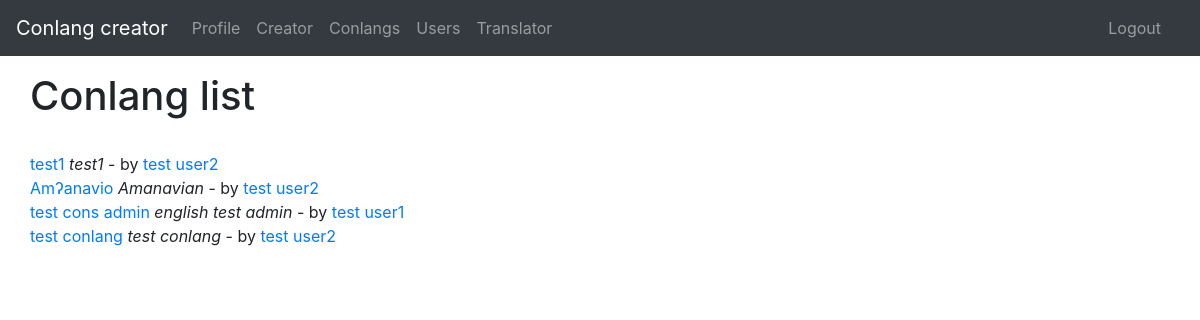
The page /conlang_creator/list/ (signed in) on the database its author committed.
### conlang_creator/models.py (models this page shows, shortened)
class Conlang(models.Model):
    original_name = models.CharField(max_length=80)
    english_name = models.CharField(max_length=80)
    description = models.TextField(max_length=999999)
    user = models.ForeignKey(User, on_delete=models.CASCADE)
    consonants = models.CharField(max_length=300, default='p t k')
    vowels = models.CharField(max_length=200, default='a i u')
    syllable_structure = models.CharField(max_length=10)
    word_structure = models.CharField(max_length=20)

### user/models.py (models this page shows, shortened)
class User(models.Model):
    email = models.EmailField(max_length=80)
    name = models.CharField(max_length=80)
    password = models.CharField(max_length=256)

### conlang_creator/views.py (the view)
# urls.py: path('list/', views.conlang_list, name='list'),
def conlang_list(request):
    user = get_object_or_404(User, pk=request.session['user_id'])
    conlangs = Conlang.objects.all()
    title = 'Conlang list'
    template = 'conlang_creator/list.html'
    context = {'title': title, 'user': user, 'conlangs': conlangs}
    return render(request, template, context)

### conlang_creator/templates/conlang_creator/list.html (shortened to what this page needs)
{% extends "header.html" %}
{% block content %}
<div class="container-fluid">
  <h1>
    Conlang list
  </h1>
  <br>
  {% for conlang in conlangs %}
    <a href="{% url 'conlang_creator:profile' conlang.id %}">{{ conlang.original_name }}</a> <i>{{ conlang.english_name}}</i> -
    by <a href="{% url 'user:profile' conlang.user.id %}">{{ conlang.user.name }}</a>
    <br>
  {% endfor %}
{% endblock %}

### templates/header.html (shortened to what this page needs)
<!DOCTYPE html>
<html>
  <head>
  </head>
  <body>
    <div>
      <nav class="navbar navbar-expand-md navbar-dark bg-dark fixed-top">
        <a class="navbar-brand" href="{% url 'site_index' %}">Conlang creator</a>
        <div class="collapse navbar-collapse" id="navbarsExampleDefault">
          <ul class="navbar-nav mr-auto">
            {% if request.session.user_id  %}
              <li class="nav-item">
                <a class="nav-link" href="{% url 'user:profile' request.session.user_id %}">Profile</a>
              </li>
            {% endif %}
            <li class="nav-item">
              <a class="nav-link" href="{% url 'conlang_creator:create' %}">Creator</a>
            </li>
            <li class="nav-item">
              <a class="nav-link" href="{% url 'conlang_creator:list' %}">Conlangs</a>
            </li>
            <li class="nav-item">
              <a class="nav-link" href="{% url 'user:list' %}">Users</a>
            </li>
            <li class="nav-item">
              <a class="nav-link" href="{% url 'translator:index' %}">Translator</a>
            </li>
          </ul>
          <ul class="nav navbar-nav navbar-right">
            <li class="nav-item">
              {% if request.session.user_id %}
                <div class="container">
                  <div class="row">
                    <div class="col"><a class="nav-link" href="{% url 'registration:logout' %}">Logout</a></div>
                  </div>
                </div>
              {% else %}
                <a class="nav-link" href="{% url 'registration:login' %}">Sign in</a>
              {% endif %}
            </li>
          </ul>
        </div>
      </nav>
    </div>
    <br>
    <br>
    <br>
    <div class="container-fluid">
      {% block content %}
      {% endblock %}
    </div>
    <link rel="stylesheet" href="https://stackpath.bootstrapcdn.com/bootstrap/4.4.1/css/bootstrap.min.css">
  </body>
</html>

### rows shown on the page
Conlang: original_name "test1", english_name "test1", user.name "test user2"
Conlang: original_name "Amʔanavio", english_name "Amanavian", user.name "test user2"
Conlang: original_name "test cons admin", english_name "english test admin", user.name "test user1"
Conlang: original_name "test conlang", english_name "test conlang", user.name "test user2"
